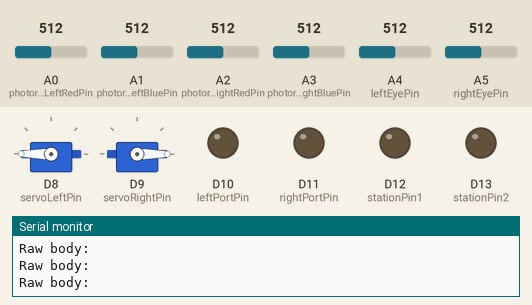
Bench run of a program on a simulated Arduino Uno R4 WiFi. On the bench: 2 × servo, output pins drawn as LEDs (lit = HIGH), the last lines printed to the serial monitor. The test bench sets the inputs (shaded band); at power-on: A0 (photoresistorLeftRedPin) = 512, A2 (photoresistorRightRedPin) = 512, A1 (photoresistorLeftBluePin) = 512, A3 (photoresistorRightBluePin) = 512, A4 (leftEyePin) = 512, A5 (rightEyePin) = 512. WiFi joins after 1.5 s; servers stay silent unless stated; uploads are accepted with an empty reply.

Above: at 3.3 s.
3.4 s: A0 (photoresistorLeftRedPin) set to 542
At 4.4 s:
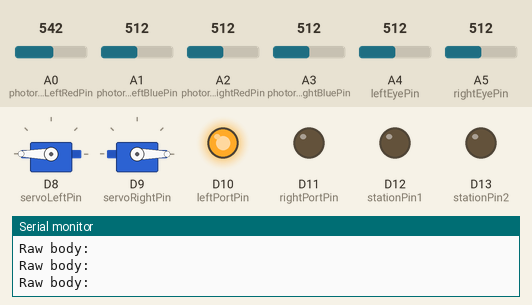
5.0 s: A2 (photoresistorRightRedPin) set to 534
At 6.2 s:
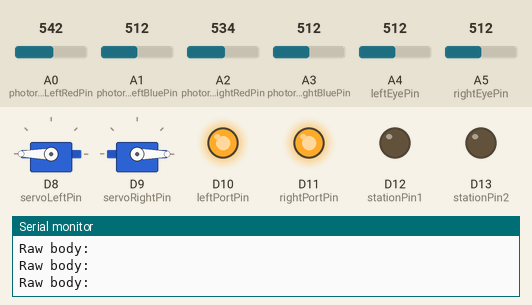
6.5 s: A0 (photoresistorLeftRedPin) set to 306
At 7.4 s:
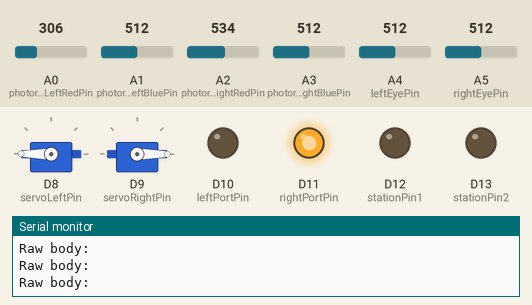
8.1 s: A0 (photoresistorLeftRedPin) set to 716
At 9.4 s:
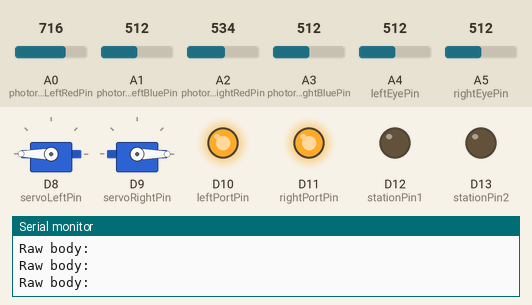
9.7 s: A0 (photoresistorLeftRedPin) set to 100
At 10.4 s:
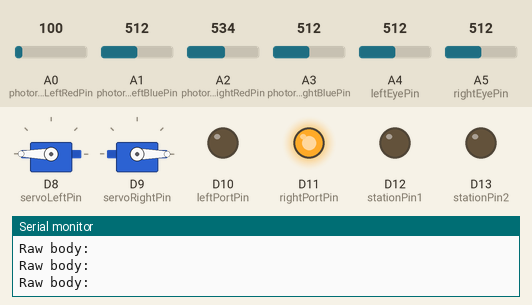
Timing chart, 0 to 12.3 s (numbered marks = the images above; inputs shaded):
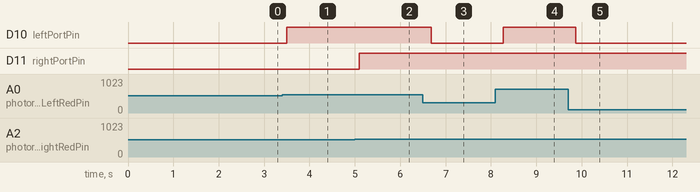

The program:

main.cpp
```cpp
#include <Arduino.h>
#include <Servo.h>
#include "WiFiS3.h"

Servo eyeballLeftServo;
Servo eyeballRightServo;
int servoLeftPin = 8;
int servoRightPin = 9;
const int photoresistorLeftRedPin = A0;
const int photoresistorLeftBluePin = A1;
const int photoresistorRightRedPin = A2;
const int photoresistorRightBluePin = A3;
const int leftEyePin = A4;
const int rightEyePin = A5;

//PORT LIGHTS
int leftPortPin = 10;
int rightPortPin = 11;
//STATION LIGHTS
const int stationPin1 = 12;
const int stationPin2 = 13;

int output;


int leftLightThreshold = 15;
int rightLightThreshold = 15;

int averageLightLeft;
int averageLightRight;
int averageLightSocket;
int eyeCondition;

const int sockHyst = 10; // hysteresis for socket "connected" threshold
const int eyeHyst = 1;

// Baseline averages established via calibration
int averageLightLeftBlue  = 0;
int averageLightLeftRed = 0;
int averageLightRightBlue = 0;
int averageLightRightRed = 0;

// Calibrate a single photoresistor and update its baseline
void calibrateOne(int analogPin, int &averageOut) {
  int sensorLow = 1000;
  int sensorHigh = 0;

  for (int i = 0; i < 1000; i++) {
    int v = analogRead(analogPin);
    if (v > sensorHigh) sensorHigh = v;
    if (v < sensorLow)  sensorLow  = v;
  }
  averageOut = (sensorHigh + sensorLow) / 2;
}

// Calibrate All sensors
void calibrateAll() {
  calibrateOne(photoresistorLeftRedPin,  averageLightLeftRed);
  calibrateOne(photoresistorLeftBluePin, averageLightLeftBlue);
  calibrateOne(photoresistorRightRedPin,  averageLightRightRed);
  calibrateOne(photoresistorRightBluePin, averageLightRightBlue);
  calibrateOne(leftEyePin, averageLightLeft);
  calibrateOne(rightEyePin, averageLightRight);
  Serial.print("RECALIBATED");
}


void eyeballSetup()
{
  Serial.begin(9600);
  // delay(200);
  // while (!Serial)
  //{ /* wait on native USB boards */
  // }
  pinMode(leftPortPin, OUTPUT);
  pinMode(rightPortPin, OUTPUT);
  pinMode(stationPin1,OUTPUT);
  pinMode(stationPin2,OUTPUT);

  eyeballLeftServo.attach(servoLeftPin);
  eyeballRightServo.attach(servoRightPin);
  eyeballLeftServo.write(180);
  eyeballRightServo.write(0);

  calibrateAll();

  eyeCondition = 1;
}

// helper: are eyes covered/bright?
bool eyesCovered(int L, int R)
{
  return (L <= (averageLightLeft - eyeHyst)) &&
         (R <= (averageLightRight - eyeHyst));
}
bool eyesBright(int L, int R)
{
  return (L > (averageLightLeft + eyeHyst)) &&
         (R > (averageLightRight + eyeHyst));
}
String direction = "_";
bool allowScoring = false;
void task(){

  if (Serial.available() > 0)
  {
    char key = Serial.read();
  }

  if (direction == "go")
  {
  // Serial.println(go);
    eyeballLeftServo.write(0);
    eyeballRightServo.write(180);
    delay(500);
    eyeballLeftServo.write(160);
    eyeballRightServo.write(20);
    // delay(500);
    allowScoring = true;
    eyeCondition = 0;

    // Serial.println("Command: Turn servo to 180°");
    // eyeballServo.write(90);
    // delay(500);

    //calibrate(leftEyePin);
    //calibrate(rightEyePin);
    digitalWrite(stationPin1, HIGH);
    digitalWrite(stationPin2, HIGH);
    direction = "_";
  }
  if(direction == "stop"){
    digitalWrite(stationPin1, LOW);
    digitalWrite(stationPin2, LOW);
    output = 0;
    allowScoring = false;
    direction = "_";
  }
  if(direction == "reset"){
    calibrateAll();
    direction = "_";
  }
  if(direction == "leftInc"){
    leftLightThreshold += 3;
    direction = "_";
  }
  if(direction == "leftDec"){
    leftLightThreshold -= 3;
    direction = "_";
  }
  if(direction == "rightInc"){
    rightLightThreshold += 3;
    direction = "_";
  }
  if(direction == "rightDec"){
    rightLightThreshold -= 3;
    direction = "_";
  }
}
bool redConnected = false;
bool blueConnected = false;
int eyeballLoop()
{

  int leftRedVal  = analogRead(photoresistorLeftRedPin);
  int leftBlueVal  = analogRead(photoresistorLeftBluePin);
  int rightRedVal = analogRead(photoresistorRightRedPin);
  int rightBlueVal = analogRead(photoresistorRightBluePin);

  bool leftRedOn  = leftRedVal  > (averageLightLeftRed  + leftLightThreshold);
  bool leftBlueOn  = leftBlueVal  > (averageLightLeftBlue  + leftLightThreshold);
  bool rightRedOn = rightRedVal > (averageLightRightRed + rightLightThreshold);
  bool rightBlueOn = rightBlueVal > (averageLightRightBlue + rightLightThreshold);
  bool anyLightOn = leftRedOn || leftBlueOn || rightRedOn || rightBlueOn;

  //Port lights
  if(leftBlueOn || leftRedOn){digitalWrite(leftPortPin, HIGH);}
  else{digitalWrite(leftPortPin, LOW);}
  if(rightBlueOn || rightRedOn){digitalWrite(rightPortPin, HIGH);}
  else{digitalWrite(rightPortPin, LOW);}

  // NTS REMINDER TO ADD THE OTHER PINS
  redConnected = leftRedOn || rightRedOn;
  blueConnected = leftBlueOn || rightBlueOn;


  int leftLight = analogRead(leftEyePin);
  int rightLight = analogRead(rightEyePin);


  bool covered = eyesCovered(leftLight,rightLight);

  if(anyLightOn && covered && allowScoring && output < 110){output += 2;}
  else if( output > 0){output -= 2;}
  // delay(200);
  //Serial.print(" | eyeCondition=");
  // Serial.println(eyeCondition);
  return output;
}


char ssid[] = "F00KKA9";        // your network SSID (name)
char pass[] = "PleaseWork";    // your network password (use for WPA, or use as key for WEP)
int keyIndex = 0;            // your network key index number (needed only for WEP)

int status = WL_IDLE_STATUS;

// Initialize the WiFi client library
WiFiClient client;

// server address:
char server[] = "192.168.137.1";
// char example[] = "1";
//IPAddress server(64,131,82,241);

unsigned long lastConnectionTime = 0;            // last time you connected to the server, in milliseconds
const unsigned long postingInterval = 10L * 1000L; // delay between updates, in milliseconds


void parsing(char* response){
  Serial.print("Raw body: ");
  Serial.println(response);
  // Serial.println("boop");

  // Now parse with strtok
  char* token = strtok(response, "=");  // split by '='

  if (token != NULL) { //
    char* key = token;
    token = strtok(NULL, "=");
    if (token != NULL) {
      char* value = token;
      Serial.print("Key: ");
      Serial.println(key);
      Serial.print("Value: ");
      Serial.println(value);
      direction = (String)value;
      // Serial.print(String(go));
      task();
    }
  }
}

/* just wrap the received data up to 80 columns in the serial print*/
/* -------------------------------------------------------------------------- */
void read_request() { //Purpose is to read the response from the server and send the body to where it can be parsed
/* -------------------------------------------------------------------------- */
  uint32_t received_data_num = 0;
  char response[18]; //buffer out an area to fill the response into 16 should be enough
  int index = 0;
  bool bodyStarted = false;
  String line = "";

  // Wait for server data
  unsigned long timeout = millis();
  while (!client.available()) {
    if (!client.connected()) {
    Serial.println("Client disconnected while waiting for data");
    client.stop();
    return;
  }
  delay(1);
  }

  // Read and print all available characters
  // if (client.connected()) {
    while (client.available()) {
      char c = client.read();
      if(c == '~'){
          // client.stop();
          // Serial.println("break");
        break;
      }
      if (bodyStarted) {

        // Store response characters until buffer is full or connection ends
        if (index < sizeof(response) - 1) {
          response[index++] = c;
        }

      }
      else {
        // Detect end of HTTP headers (\r\n\r\n)
        line += c;
        if (line.endsWith("\r\n\r\n")) {
          bodyStarted = true;
        }
      }
    }

  // }
  response[index] = '\0';  // Null-terminate C string

  parsing((char*)response);
  client.stop();
  // Serial.println("\n--- End of Response ---");
}

// this method makes a HTTP connection to the server:
/* -------------------------------------------------------------------------- */
void httpRequest(int data) {
/* -------------------------------------------------------------------------- */
  // close any connection before send a new request.
  // This will free the socket on the NINA module
  // client.stop();

  // if there's a successful connection:
  if (client.connect(server, 3000)) { //Server address from above & Port
    // Serial.println("connecting..."); //Really here for logging
    // send the HTTP GET request:
    client.println("GET /eyeball HTTP/1.1"); //GET request at '/' using HTTP/1.1
    client.println("Host: Eyeball"); //Required but the input doesnt matter
    client.print("Data:");
    client.println(data);
    client.print("Red:");
    client.println(redConnected);
    client.print("Blue:");
    client.println(blueConnected);
    client.print("LLT:");
    client.println(leftLightThreshold);
    client.print("RLT:");
    client.println(rightLightThreshold);
    // client.println("User-Agent: ArduinoWiFi/1.1"); //Not required
    // client.println("Connection: close");
    client.println(); //leave this it ends the headers
    // note the time that the connection was made:
    lastConnectionTime = millis();
    read_request();
  } else {
    // if you couldn't make a connection:
    Serial.println("connection failed");
  }
}

/* -------------------------------------------------------------------------- */
void printWifiStatus() {
/* -------------------------------------------------------------------------- */
  // print the SSID of the network you're attached to:
  Serial.print("SSID: ");
  Serial.println(WiFi.SSID());

  // print your board's IP address:
  IPAddress ip = WiFi.localIP();
  Serial.print("IP Address: ");
  Serial.println(ip);

  // print the received signal strength:
  long rssi = WiFi.RSSI();
  Serial.print("signal strength (RSSI):");
  Serial.print(rssi);
  Serial.println(" dBm");
}


void connectToWifi(){
    // attempt to connect to WiFi network:
  while (WiFi.status() != WL_CONNECTED) {
    Serial.print("Attempting to connect to SSID: ");
    Serial.println(ssid);
    // Connect to WPA/WPA2 network. Change this line if using open or WEP network:
    WiFi.begin(ssid, pass);

    // wait 10 seconds for connection:
    //delay(10000);
  }
}

/* -------------------------------------------------------------------------- */
void setup() {
/* -------------------------------------------------------------------------- */
  //Initialize serial and wait for port to open:
  Serial.begin(9600);
  eyeballSetup();
  while (!Serial) {
    ; // wait for serial port to connect. Needed for native USB port only
  }

  // check for the WiFi module:
  if (WiFi.status() == WL_NO_MODULE) {
    Serial.println("Communication with WiFi module failed!");
    // don't continue
    while (true);
  }

  String fv = WiFi.firmwareVersion();
  if (fv < WIFI_FIRMWARE_LATEST_VERSION) {
    Serial.println("Please upgrade the firmware");
  }

  connectToWifi();
  // you're connected now, so print out the status:
  printWifiStatus();
}


/* -------------------------------------------------------------------------- */
void loop() {
/* -------------------------------------------------------------------------- */
  // if there's incoming data from the net connection.
  // send it out the serial port.  This is for debugging
  // purposes only:
  // read_request();

  // if ten seconds have passed since your last connection,
  // then connect again and send data:
  // if (millis() - lastConnectionTime > postingInterval) {
  //   httpRequest();
  // }
  int valuedata = eyeballLoop();
  if(WiFi.status() != WL_CONNECTED){
    connectToWifi();
  }
  httpRequest(valuedata);
}
```

Measured:
- the behaviour switches between 527 and 528 on A0 (photoresistorLeftRedPin) (found by bisection; images 0 and 1)
- the behaviour switches between 527 and 528 on A2 (photoresistorRightRedPin) (found by bisection; images 1 and 2)
- after the input at 3.4 s, D10 (leftPortPin): LOW → HIGH after 0.10 s
- after the input at 5.0 s, D11 (rightPortPin): LOW → HIGH after 0.09 s
- after the input at 6.5 s, D10 (leftPortPin): HIGH → LOW after 0.18 s
- after the input at 8.1 s, D10 (leftPortPin): LOW → HIGH after 0.17 s
- after the input at 9.7 s, D10 (leftPortPin): HIGH → LOW after 0.17 s
